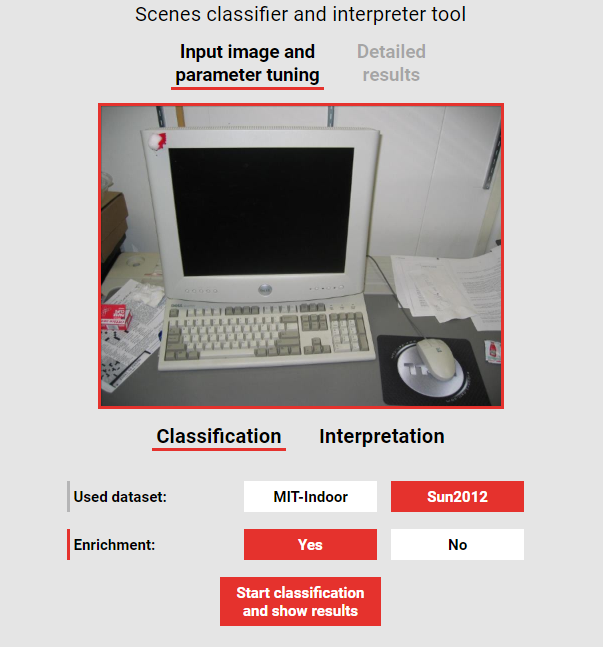
#> input picture examples/app_input_data.png, 603 x 647 px
$ python -i image_base64_manip.py   (imports and definitions only)
#> lines starting #> are read from the running program, lines starting #| are printed output that depends on the picture
from base64 import b64decode, b64encode
from io import BytesIO

import numpy as np
from PIL import Image


def base64image_to_array(base64image):
	head, data = base64image.split(',', 1)

	extension = head.split(';')[0].split('/')[1]
	data = b64decode(str.encode(data))

	image = Image.open(BytesIO(data))
	image = np.array(image)

	return extension, image


def array_to_base64image(array):
	image = Image.fromarray(array)

	buffer = BytesIO()
	image.save(buffer, format='png')

	encoded_image = b64encode(buffer.getvalue()).decode('utf-8')

	return encoded_image

>>> import cv2
>>> picture = cv2.imread('../../../../examples/app_input_data.png', cv2.IMREAD_GRAYSCALE)
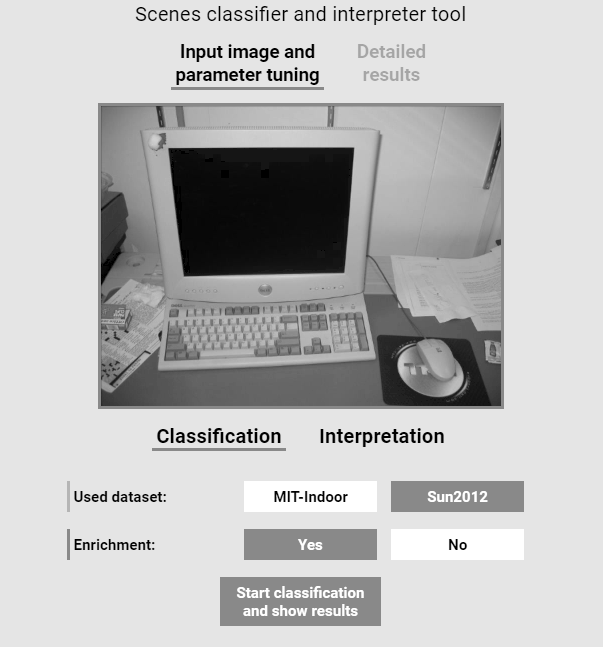
#> picture: shape (647, 603); min 0, max 255, mean 188
#> (the run stopped early here; a loop or call above may not have finished)
